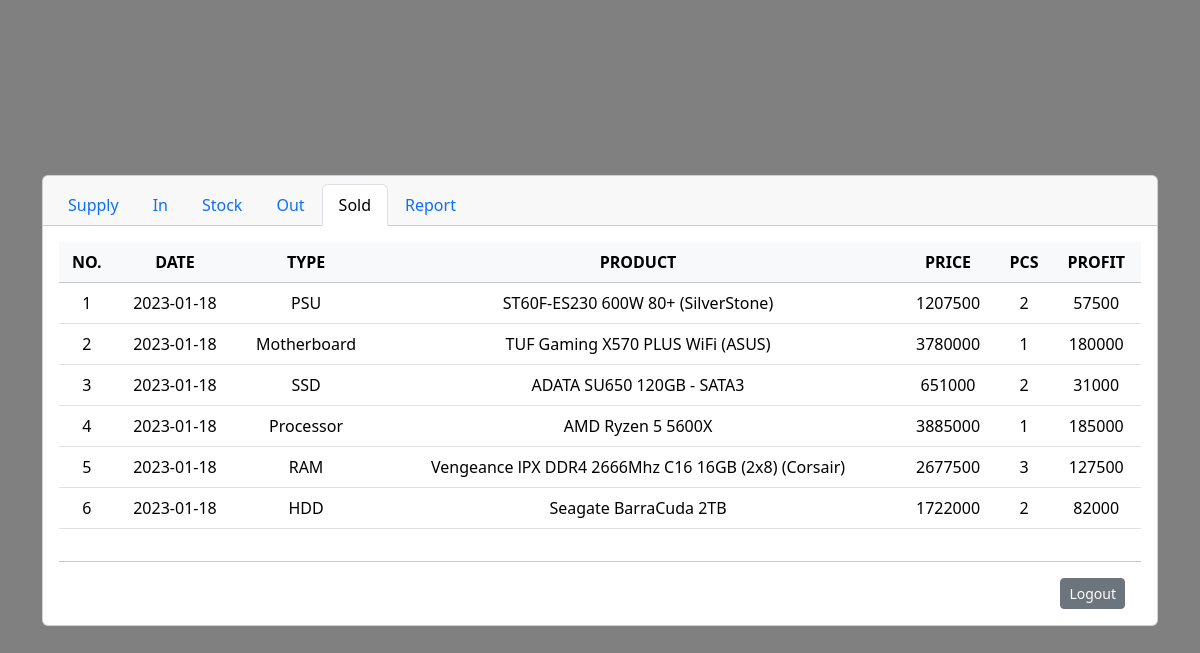
/page/sold.php (signed in), run on the app's committed database.
### tables this page shows
CREATE TABLE `stockout` (
  `id` int(10) NOT NULL,
  `date` char(255) NOT NULL,
  `type` char(255) NOT NULL,
  `product` char(255) NOT NULL,
  `price` int(16) NOT NULL,
  `pcs` int(10) NOT NULL,
  `profit` int(16) NOT NULL
);

### action/sold.php (the view, shortened to what this page needs)
<?php
include('config.php');
$query = "SELECT * FROM stockout ORDER BY date DESC";
$result = mysqli_query($conn, $query);
$no = 1;
while ($row = mysqli_fetch_array($result)) {
    ?>
    <tbody>
        <tr>
            <td><?php echo $no ?></td>
            <td><?php echo $row['date'] ?></td>
            <td><?php echo $row['type'] ?></td>
            <td><?php echo $row['product'] ?></td>
            <td><?php echo $row['price'] ?></td>
            <td><?php echo $row['pcs'] ?></td>
            <td><?php echo $row['profit'] ?></td>
        </tr>
    </tbody>
    <?php
    $no++;
}
?>

### page/sold.php (shortened to what this page needs)
<!DOCTYPE html>
<html lang="en">
<head>
    <link rel="stylesheet" href="../node_modules/bootstrap/dist/css/bootstrap.css">
    <link rel="stylesheet" href="../node_modules/bootstrap-icons/font/bootstrap-icons.css">
    <link rel="stylesheet" href="../style.css">
</head>
<body style="background-color:grey">
    <section class="vh-100">
        <div class="container py-5 h-100">
            <div class="row d-flex justify-content-center align-items-center h-100">
                <div class="col-12 col-md-8 col-lg-6 col-xl-12">
                    <div class="card">
                        <div class="card-header">
                            <ul class="nav nav-tabs card-header-tabs text-center">
                                <li class="nav-item"><a class="nav-link" href="supply.php">Supply</a></li>
                                <li class="nav-item"><a class="nav-link" href="in.php">In</a></li>
                                <li class="nav-item"><a class="nav-link" href="stock.php">Stock</a></li>
                                <li class="nav-item"><a class="nav-link" href="out.php">Out</a></li>
                                <li class="nav-item"><a class="nav-link active">Sold</a></li>
                                <li class="nav-item"><a class="nav-link" href="report.php">Report</a></li>
                            </ul>
                        </div>
                        <div class="card-body">
                            <div class="overflow-tabel-scroll">
                                <table class="table text-center">
                                    <thead class="table-light">
                                        <tr>
                                            <th>NO.</th>
                                            <th>DATE</th>
                                            <th>TYPE</th>
                                            <th>PRODUCT</th>
                                            <th>PRICE</th>
                                            <th>PCS</th>
                                            <th>PROFIT</th>
                                        </tr>
                                    </thead>
                                    <?php
                                    include('../action/sold.php');
                                    ?>
                                </table>
                            </div>
                            <hr>
                            <div class="me-3 d-grid gap-2 d-md-block text-end">
                                <button type="button" class="btn btn-secondary btn-sm"
                                    onclick="location.href='../action/logout.php'">Logout</button>
                            </div>
                        </div>
                    </div>
                </div>
            </div>
        </div>
    </section>
</body>
</html>

### style.css (style rules this page uses)
.overflow-tabel-scroll { max-height: 500px; overflow: scroll; }

### data on the page
stockout: date "2023-01-18", type "PSU", product "ST60F-ES230 600W 80+ (SilverStone)", price "1207500", pcs "2", profit "57500"
stockout: date "2023-01-18", type "Motherboard", product "TUF Gaming X570 PLUS WiFi (ASUS)", price "3780000", pcs "1", profit "180000"
stockout: date "2023-01-18", type "SSD", product "ADATA SU650 120GB - SATA3", price "651000", pcs "2", profit "31000"
stockout: date "2023-01-18", type "Processor", product "AMD Ryzen 5 5600X", price "3885000", pcs "1", profit "185000"
stockout: date "2023-01-18", type "RAM", product "Vengeance lPX DDR4 2666Mhz C16 16GB (2x8) (Corsair)", price "2677500", pcs "3", profit "127500"
stockout: date "2023-01-18", type "HDD", product "Seagate BarraCuda 2TB", price "1722000", pcs "2", profit "82000"
